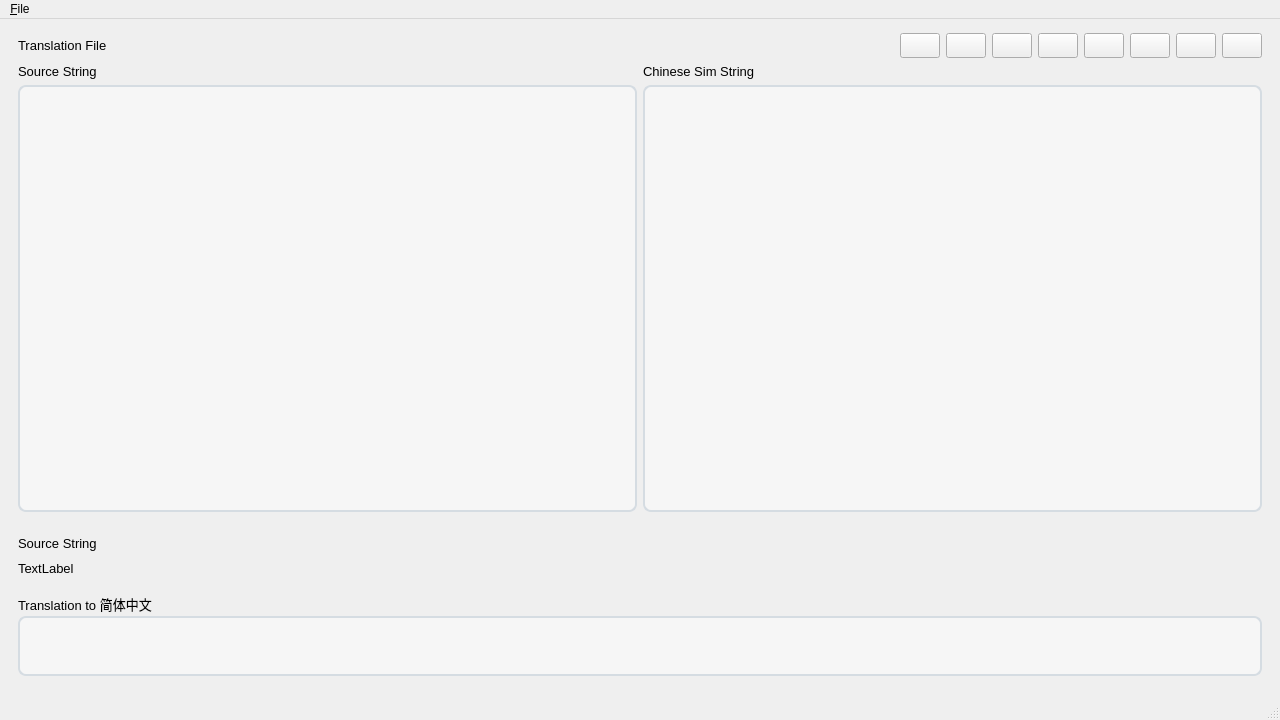
<?xml version="1.0" encoding="UTF-8"?>
<ui version="4.0">
 <class>MainWindow</class>
 <widget class="QMainWindow" name="MainWindow">
  <property name="geometry">
   <rect>
    <x>0</x>
    <y>0</y>
    <width>1280</width>
    <height>720</height>
   </rect>
  </property>
  <property name="windowTitle">
   <string>MainWindow</string>
  </property>
  <property name="styleSheet">
   <string notr="true">QListWidget{
	border:2px solid #d5dce2;
	background:#f6f6f6;
	border-top-right-radius:8px;
	border-bottom-right-radius:8px;
	border-top-left-radius:8px;
	border-bottom-left-radius:8px;
}

QListWidget{
	background:#f6f6f6;
	color:black;
}

QListWidget::Item{
	border-width:0px;
	background:#ffffff;
	margin-top:1px; 
	margin-bottom:1px; 
	padding-top:10px; 
	padding-left:10px;
	padding-bottom:10px; 
	color:#454a50;
}

QListWidget::Item:hover{
	background:#49c4e6; 
}
QListWidget::item:selected{
	background:#c2e1f3; 
	color:black; 
}
QListWidget::item:selected:!active{
	background:#c2e1f3; 
	color:black; 
}

QListWidget::indicator {
	width: 40px;
	height: 40px;
}

QTextEdit{
	border:2px solid #d5dce2;
	background:#f6f6f6;
	border-top-right-radius:8px;
	border-bottom-right-radius:8px;
	border-top-left-radius:8px;
	border-bottom-left-radius:8px;
}</string>
  </property>
  <widget class="QWidget" name="centralwidget">
   <layout class="QGridLayout" name="gridLayout_2">
    <property name="topMargin">
     <number>5</number>
    </property>
    <property name="bottomMargin">
     <number>0</number>
    </property>
    <item row="1" column="0">
     <widget class="QStackedWidget" name="stackedWidget">
      <widget class="QWidget" name="TranslatorPage">
       <layout class="QGridLayout" name="gridLayout_3">
        <item row="1" column="0">
         <layout class="QVBoxLayout" name="verticalLayout">
          <item>
           <widget class="QLabel" name="TsSrcFileNameLabel">
            <property name="font">
             <font>
              <family>Microsoft YaHei UI</family>
              <pointsize>10</pointsize>
             </font>
            </property>
            <property name="text">
             <string>Source String</string>
            </property>
           </widget>
          </item>
          <item>
           <widget class="QListWidget" name="TsSrcListWidget"/>
          </item>
         </layout>
        </item>
        <item row="1" column="1">
         <layout class="QVBoxLayout" name="verticalLayout_2">
          <item>
           <widget class="QLabel" name="TsDstFileNameLabel">
            <property name="font">
             <font>
              <family>Microsoft YaHei UI</family>
              <pointsize>10</pointsize>
             </font>
            </property>
            <property name="text">
             <string>Chinese Sim String</string>
            </property>
           </widget>
          </item>
          <item>
           <widget class="QListWidget" name="TsDstListWidget"/>
          </item>
         </layout>
        </item>
        <item row="2" column="0" colspan="2">
         <widget class="QWidget" name="widget" native="true">
          <property name="maximumSize">
           <size>
            <width>16777215</width>
            <height>171</height>
           </size>
          </property>
          <layout class="QGridLayout" name="gridLayout">
           <property name="leftMargin">
            <number>0</number>
           </property>
           <property name="topMargin">
            <number>0</number>
           </property>
           <property name="rightMargin">
            <number>0</number>
           </property>
           <property name="bottomMargin">
            <number>0</number>
           </property>
           <property name="spacing">
            <number>0</number>
           </property>
           <item row="0" column="0">
            <layout class="QVBoxLayout" name="verticalLayout_3">
             <item>
              <widget class="QLabel" name="label_3">
               <property name="minimumSize">
                <size>
                 <width>0</width>
                 <height>25</height>
                </size>
               </property>
               <property name="maximumSize">
                <size>
                 <width>16777215</width>
                 <height>25</height>
                </size>
               </property>
               <property name="font">
                <font>
                 <family>Microsoft YaHei UI</family>
                 <pointsize>10</pointsize>
                </font>
               </property>
               <property name="text">
                <string>Source String</string>
               </property>
              </widget>
             </item>
             <item>
              <widget class="QLabel" name="TsSrcStringLabel">
               <property name="minimumSize">
                <size>
                 <width>0</width>
                 <height>25</height>
                </size>
               </property>
               <property name="maximumSize">
                <size>
                 <width>16777215</width>
                 <height>25</height>
                </size>
               </property>
               <property name="font">
                <font>
                 <family>Microsoft YaHei UI</family>
                 <pointsize>10</pointsize>
                </font>
               </property>
               <property name="text">
                <string>TextLabel</string>
               </property>
              </widget>
             </item>
             <item>
              <spacer name="verticalSpacer">
               <property name="orientation">
                <enum>Qt::Vertical</enum>
               </property>
               <property name="sizeType">
                <enum>QSizePolicy::Fixed</enum>
               </property>
               <property name="sizeHint" stdset="0">
                <size>
                 <width>20</width>
                 <height>10</height>
                </size>
               </property>
              </spacer>
             </item>
             <item>
              <widget class="QLabel" name="TsDstToLabel">
               <property name="minimumSize">
                <size>
                 <width>0</width>
                 <height>25</height>
                </size>
               </property>
               <property name="maximumSize">
                <size>
                 <width>16777215</width>
                 <height>25</height>
                </size>
               </property>
               <property name="font">
                <font>
                 <family>Microsoft YaHei UI</family>
                 <pointsize>10</pointsize>
                </font>
               </property>
               <property name="text">
                <string>Translation to 简体中文</string>
               </property>
              </widget>
             </item>
             <item>
              <widget class="QTextEdit" name="TsDstStrEdit">
               <property name="minimumSize">
                <size>
                 <width>0</width>
                 <height>60</height>
                </size>
               </property>
               <property name="maximumSize">
                <size>
                 <width>16777215</width>
                 <height>60</height>
                </size>
               </property>
               <property name="font">
                <font>
                 <family>Microsoft YaHei UI</family>
                 <pointsize>10</pointsize>
                </font>
               </property>
              </widget>
             </item>
            </layout>
           </item>
          </layout>
         </widget>
        </item>
        <item row="0" column="0" colspan="2">
         <layout class="QHBoxLayout" name="horizontalLayout">
          <item>
           <widget class="QLabel" name="TranslationFileLabel">
            <property name="minimumSize">
             <size>
              <width>0</width>
              <height>25</height>
             </size>
            </property>
            <property name="font">
             <font>
              <family>Microsoft YaHei UI</family>
              <pointsize>10</pointsize>
             </font>
            </property>
            <property name="text">
             <string>Translation File</string>
            </property>
           </widget>
          </item>
          <item>
           <spacer name="horizontalSpacer">
            <property name="orientation">
             <enum>Qt::Horizontal</enum>
            </property>
            <property name="sizeHint" stdset="0">
             <size>
              <width>40</width>
              <height>20</height>
             </size>
            </property>
           </spacer>
          </item>
          <item>
           <widget class="QPushButton" name="SearchTsString">
            <property name="minimumSize">
             <size>
              <width>0</width>
              <height>25</height>
             </size>
            </property>
            <property name="text">
             <string/>
            </property>
            <property name="icon">
             <iconset resource="images.qrc">
              <normaloff>:/images/linguist/win/searchfind.png</normaloff>:/images/linguist/win/searchfind.png</iconset>
            </property>
            <property name="iconSize">
             <size>
              <width>35</width>
              <height>25</height>
             </size>
            </property>
            <property name="shortcut">
             <string/>
            </property>
           </widget>
          </item>
          <item>
           <widget class="QPushButton" name="PrevBtn">
            <property name="minimumSize">
             <size>
              <width>0</width>
              <height>25</height>
             </size>
            </property>
            <property name="toolTip">
             <string>Previous (Up)</string>
            </property>
            <property name="text">
             <string/>
            </property>
            <property name="icon">
             <iconset resource="images.qrc">
              <normaloff>:/images/linguist/win/prev.png</normaloff>:/images/linguist/win/prev.png</iconset>
            </property>
            <property name="iconSize">
             <size>
              <width>35</width>
              <height>25</height>
             </size>
            </property>
            <property name="shortcut">
             <string>Up</string>
            </property>
           </widget>
          </item>
          <item>
           <widget class="QPushButton" name="NextBtn">
            <property name="minimumSize">
             <size>
              <width>0</width>
              <height>25</height>
             </size>
            </property>
            <property name="toolTip">
             <string>Next (Down)</string>
            </property>
            <property name="text">
             <string/>
            </property>
            <property name="icon">
             <iconset resource="images.qrc">
              <normaloff>:/images/linguist/win/next.png</normaloff>:/images/linguist/win/next.png</iconset>
            </property>
            <property name="iconSize">
             <size>
              <width>35</width>
              <height>25</height>
             </size>
            </property>
            <property name="shortcut">
             <string>Down</string>
            </property>
           </widget>
          </item>
          <item>
           <widget class="QPushButton" name="prevunfinishedBtn">
            <property name="minimumSize">
             <size>
              <width>0</width>
              <height>25</height>
             </size>
            </property>
            <property name="toolTip">
             <string>Previous Unfinish (Ctrl + Up)</string>
            </property>
            <property name="text">
             <string/>
            </property>
            <property name="icon">
             <iconset resource="images.qrc">
              <normaloff>:/images/linguist/win/prevunfinished.png</normaloff>:/images/linguist/win/prevunfinished.png</iconset>
            </property>
            <property name="iconSize">
             <size>
              <width>35</width>
              <height>25</height>
             </size>
            </property>
            <property name="shortcut">
             <string>Ctrl+Up</string>
            </property>
           </widget>
          </item>
          <item>
           <widget class="QPushButton" name="nextunfinishedBtn">
            <property name="minimumSize">
             <size>
              <width>0</width>
              <height>25</height>
             </size>
            </property>
            <property name="toolTip">
             <string>Next Unfinish (Ctrl + Down)</string>
            </property>
            <property name="text">
             <string/>
            </property>
            <property name="icon">
             <iconset resource="images.qrc">
              <normaloff>:/images/linguist/win/nextunfinished.png</normaloff>:/images/linguist/win/nextunfinished.png</iconset>
            </property>
            <property name="iconSize">
             <size>
              <width>35</width>
              <height>25</height>
             </size>
            </property>
            <property name="shortcut">
             <string>Ctrl+Down</string>
            </property>
           </widget>
          </item>
          <item>
           <widget class="QPushButton" name="doneandBtn">
            <property name="minimumSize">
             <size>
              <width>0</width>
              <height>25</height>
             </size>
            </property>
            <property name="toolTip">
             <string>Doneand (Ctrl + Enter)</string>
            </property>
            <property name="text">
             <string/>
            </property>
            <property name="icon">
             <iconset resource="images.qrc">
              <normaloff>:/images/linguist/win/doneand.png</normaloff>:/images/linguist/win/doneand.png</iconset>
            </property>
            <property name="iconSize">
             <size>
              <width>35</width>
              <height>25</height>
             </size>
            </property>
            <property name="shortcut">
             <string>Ctrl+Alt+Return</string>
            </property>
           </widget>
          </item>
          <item>
           <widget class="QPushButton" name="doneandnextBtn">
            <property name="minimumSize">
             <size>
              <width>0</width>
              <height>25</height>
             </size>
            </property>
            <property name="toolTip">
             <string>Doneand Next (Ctrl + Enter)</string>
            </property>
            <property name="text">
             <string/>
            </property>
            <property name="icon">
             <iconset resource="images.qrc">
              <normaloff>:/images/linguist/win/doneandnext.png</normaloff>:/images/linguist/win/doneandnext.png</iconset>
            </property>
            <property name="iconSize">
             <size>
              <width>35</width>
              <height>25</height>
             </size>
            </property>
            <property name="shortcut">
             <string>Ctrl+Return</string>
            </property>
           </widget>
          </item>
          <item>
           <widget class="QPushButton" name="TsFileColseBtn">
            <property name="minimumSize">
             <size>
              <width>0</width>
              <height>25</height>
             </size>
            </property>
            <property name="text">
             <string/>
            </property>
            <property name="icon">
             <iconset resource="images.qrc">
              <normaloff>:/images/linguist/editdelete.png</normaloff>:/images/linguist/editdelete.png</iconset>
            </property>
            <property name="iconSize">
             <size>
              <width>35</width>
              <height>25</height>
             </size>
            </property>
           </widget>
          </item>
         </layout>
        </item>
       </layout>
      </widget>
     </widget>
    </item>
   </layout>
  </widget>
  <widget class="QMenuBar" name="menubar">
   <property name="geometry">
    <rect>
     <x>0</x>
     <y>0</y>
     <width>1280</width>
     <height>22</height>
    </rect>
   </property>
   <widget class="QMenu" name="menuFile">
    <property name="title">
     <string>&amp;File</string>
    </property>
    <widget class="QMenu" name="menuOpen">
     <property name="title">
      <string>Open</string>
     </property>
     <addaction name="actionTranslation_File_ts"/>
    </widget>
    <addaction name="menuOpen"/>
    <addaction name="actionSave"/>
    <addaction name="actionSave_As"/>
    <addaction name="actionUpdate_ts"/>
    <addaction name="actionRelease_qm"/>
    <addaction name="actionExit_2"/>
   </widget>
   <addaction name="menuFile"/>
  </widget>
  <widget class="QStatusBar" name="statusbar"/>
  <action name="actionSave">
   <property name="text">
    <string>&amp;Save</string>
   </property>
   <property name="shortcut">
    <string>Ctrl+S</string>
   </property>
  </action>
  <action name="actionSave_As">
   <property name="text">
    <string>Save &amp;As</string>
   </property>
   <property name="shortcut">
    <string>Ctrl+Shift+S</string>
   </property>
  </action>
  <action name="actionTranslation_File_ts">
   <property name="text">
    <string>&amp;Translation File (*.ts)</string>
   </property>
   <property name="shortcut">
    <string>Ctrl+Alt+T</string>
   </property>
  </action>
  <action name="actionUpdate_ts">
   <property name="text">
    <string>Update *.ts</string>
   </property>
   <property name="shortcut">
    <string>Ctrl+U</string>
   </property>
  </action>
  <action name="actionExit">
   <property name="text">
    <string>Exit</string>
   </property>
   <property name="shortcut">
    <string>Esc</string>
   </property>
  </action>
  <action name="actionRelease_qm">
   <property name="text">
    <string>Release *.qm</string>
   </property>
  </action>
  <action name="actionExit_2">
   <property name="text">
    <string>Exit</string>
   </property>
  </action>
 </widget>
 <resources>
  <include location="images.qrc"/>
 </resources>
 <connections/>
</ui>
